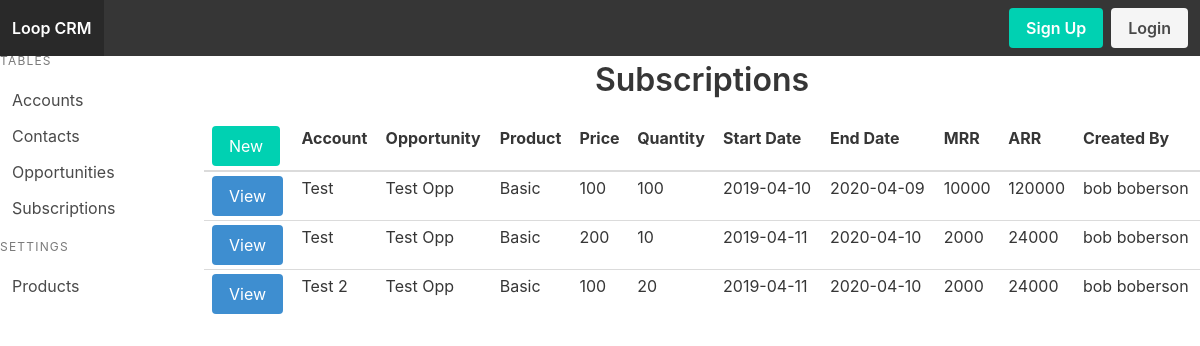
The page /subscription/r on the database as committed earlier.
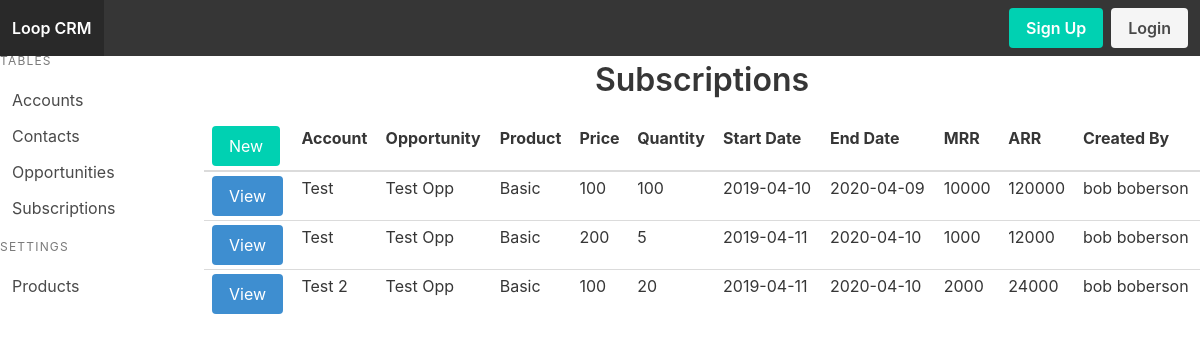
The same page on the database as committed later.
### models.py (models this page shows, shortened)
class Subscription(Model):
    account = ForeignKeyField(model=Account, null=True, backref='subscription')
    opportunity = ForeignKeyField(model=Opportunity, null=True, backref='subscription')
    product = ForeignKeyField(model=Product, null=True, backref='subscription')
    product_price = DecimalField(default=Product.price)
    quantity = IntegerField(default=1)
    sub_start_date = DateField()
    sub_end_date = DateField()
    mrr = DecimalField()
    arr = DecimalField()
    created_by = ForeignKeyField(model=User, null=True, backref='creator')
    class Meta:
        database = DATABASE

class Account(Model):
    name = CharField()
    owner = ForeignKeyField(model=User, null=True, backref='owner')
    created_by = ForeignKeyField(model=User, null=True, backref='creator')
    account_type = CharField()
    street = CharField()
    city = CharField()
    state = CharField()
    country = CharField()
    website = CharField()
    mrr = DecimalField()
    arr = DecimalField()
    class Meta:
        database = DATABASE

class Opportunity(Model):
    account = ForeignKeyField(model=Account, null=True, backref='opportunity')
    name = CharField()
    owner = ForeignKeyField(model=User, null=True, backref='owner')
    opportunity_type = CharField()
    primary_contact = ForeignKeyField(model=Contact, null=True, backref='opportunity')
    mrr = DecimalField()
    arr = DecimalField()
    stage = CharField()
    close_date = DateField()
    created_by = ForeignKeyField(model=User, null=True, backref='creator')
    class Meta:
        database = DATABASE

class Product(Model):
    name = CharField()
    price = DecimalField()
    class Meta:
        database = DATABASE

class User(UserMixin, Model):
    username = CharField(unique=True)
    fullname = CharField()
    email = CharField(unique=True)
    password = CharField(max_length=100)
    joined_at = DateTimeField(default=datetime.datetime.now)
    is_admin = BooleanField(default=False)
    class Meta:
        database = DATABASE

### app.py (the view)
@app.route('/subscription', methods=['GET'])
@app.route('/subscription/', methods=['GET'])
@app.route('/subscription/r', methods=['GET'])
@app.route('/subscription/<subscriptionid>', methods=['GET'])
@app.route('/subscription/<subscriptionid>/', methods=['GET'])
@app.route('/subscription/<subscriptionid>/r', methods=['GET'])
def subscription(subscriptionid=None):
    subscriptions = models.Subscription.select()
    title = 'Subscriptions'
    if subscriptionid != None:
        subscription = models.Subscription.select().where(models.Subscription.id == subscriptionid).get()
        title = 'Subscription Details'
        return render_template('subscription-detail.html', subscription=subscription, user=g.user._get_current_object(), title=title)
    return render_template('subscription.html', subscriptions=subscriptions, title=title)

### app.py (called while the page is built)
@app.before_request
def before_request():
    g.db = models.DATABASE
    g.db.connect()
    g.user = current_user

@app.after_request
def after_request(response):
    g.db.close()
    return response

### templates/subscription.html
{% extends 'index.html' %}
{% from 'macros.html' import render_subscription %}
{% block content %}
<table class="table is-fullwidth is-hoverable is-narrow">
    <thead>
        <tr>
            <td><a class='button is-primary' href="{{url_for('create_subscription')}}">New</a></td>
            <th>Account</th>
            <th>Opportunity</th>
            <th>Product</th>
            <th>Price</th>
            <th>Quantity</th>
            <th>Start Date</th>
            <th>End Date</th>
            <th>MRR</th>
            <th>ARR</th>
            <th>Created By</th>
        </tr>
    </thead>
    <tbody>
        {% for subscription in subscriptions %}
            {{ render_subscription(subscription) }}
        {% endfor %}
    </tbody>
</table>
{% endblock %}

### templates/macros.html (shortened to what this page needs)
{% macro render_subscription(subscription) %}
    <tr>
        <td><a class='button is-info' href="{{url_for('subscription', subscriptionid=subscription.id)}}">View</a></td>
        <td>{% if subscription.account %}{{subscription.account.name}}{% endif %}</td>
        <td>{% if subscription.opportunity %}{{subscription.opportunity.name}}{% endif %}</td>
        <td>{% if subscription.product %}{{subscription.product.name}}{% endif %}</td>
        <td>{{subscription.product_price}}</td>
        <td>{{subscription.quantity}}</td>
        <td>{{subscription.sub_start_date}}</td>
        <td>{{subscription.sub_end_date}}</td>
        <td>{{subscription.mrr}}</td>
        <td>{{subscription.arr}}</td>
        <td>{% if subscription.created_by %}{{subscription.created_by.fullname}}{% endif %}</td>
    </tr>
{% endmacro %}

Rows that differ between the two databases and show on the page:
changed Subscription (number 2 of 3 on the later page): quantity "10" → "5"; mrr "2000" → "1000"; arr "24000" → "12000"
